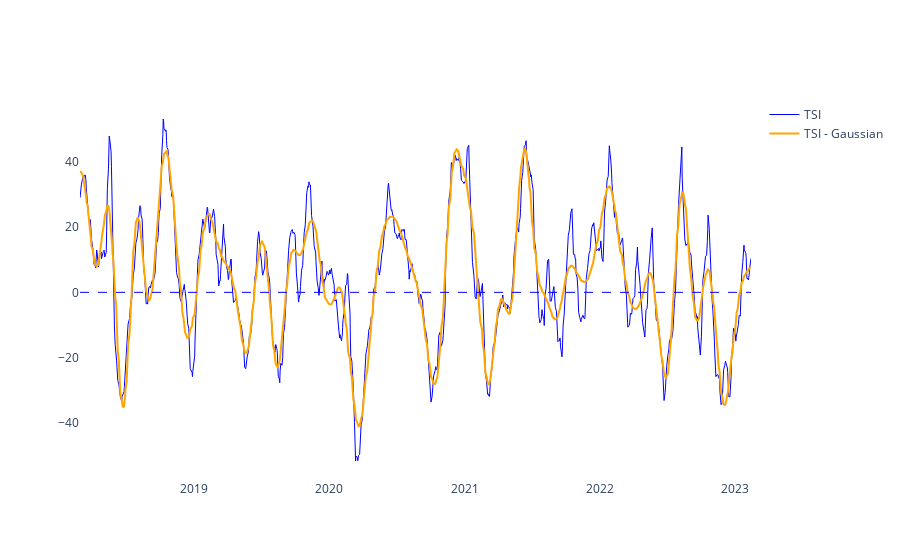

This figure's notebook cell:
### Code cell
#TSI

tsi_config=[25,13]
resultados_tsi = ta.momentum.TSIIndicator(df["Close"],tsi_config[0],tsi_config[1],False)

resultados_tsi.tsi().dropna(inplace=True)


#Gaussian TSI
resultados_tsi_sem_null = resultados_tsi.tsi().dropna()

tsi_np = resultados_tsi_sem_null.to_numpy()

tsi_np = tsi_np.reshape(1,len(tsi_np))


smoother_tsi = GaussianSmoother(n_knots=60, sigma=0.0003)
smoother_tsi.smooth(tsi_np)


fig = go.Figure()

fig.add_trace(
    go.Scatter(
        name="TSI",
        x=df.tail(len(resultados_tsi_sem_null)).index,
        y=resultados_tsi_sem_null,
        line=dict(color='blue', width=1))
)

fig.add_trace(
    go.Scatter(
        x=df.tail(len(resultados_tsi_sem_null)).index,
        y=smoother_tsi.smooth_data[0],
        mode='lines',
        name='TSI - Gaussian',
        line=dict(color="orange"))
)

fig.add_hline(y=0,line_color="blue",line_width=1, line_dash="dash")
fig.update_layout(paper_bgcolor='rgba(0,0,0,0)', plot_bgcolor='rgba(0,0,0,0)')

### Figure 1 — Plotly figure (JSON) as saved in the notebook; plotly's stock layout.template omitted (floating-point values rounded to 4 significant figures; data arrays with more than 128 entries replaced by an {"elided": "..."} marker saying what was removed)
{"data": [{"line": {"color": "blue", "width": 1}, "name": "TSI", "type": "scatter", "x": {"elided": "1234 str values"}, "y": {"elided": "1234 float values"}}, {"line": {"color": "orange"}, "mode": "lines", "name": "TSI - Gaussian", "type": "scatter", "x": {"elided": "1234 str values"}, "y": {"elided": "1234 float values"}}], "layout": {"paper_bgcolor": "rgba(0,0,0,0)", "plot_bgcolor": "rgba(0,0,0,0)", "shapes": [{"line": {"color": "blue", "dash": "dash", "width": 1}, "type": "line", "x0": 0, "x1": 1, "xref": "x domain", "y0": 0, "y1": 0, "yref": "y"}]}}
